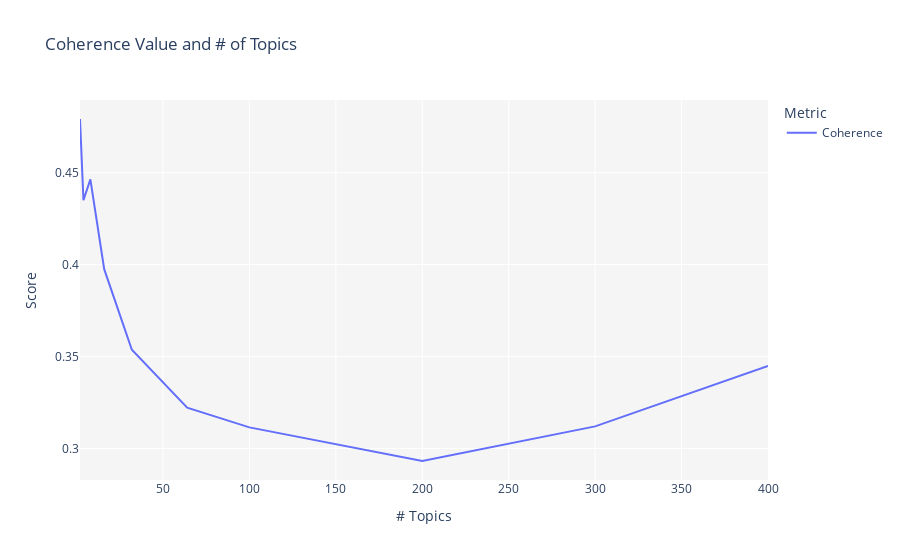

Write notebook code for a chart like this one.
### Code cell
%time tuned_lsi = tune_model(model = 'lsi', multi_core = True)

### Figure 1 — Plotly figure (JSON) as saved in the notebook; plotly's stock layout.template omitted (floating-point values rounded to 4 significant figures)
{"data": [{"hovertemplate": "Metric=Coherence<br># Topics=%{x}<br>Score=%{y}<extra></extra>", "legendgroup": "Coherence", "line": {"color": "#636efa", "dash": "solid", "shape": "linear"}, "marker": {"symbol": "circle"}, "mode": "lines", "name": "Coherence", "orientation": "v", "showlegend": true, "type": "scatter", "x": [2, 4, 8, 16, 32, 64, 100, 200, 300, 400], "xaxis": "x", "y": [0.4792, 0.435, 0.4463, 0.3975, 0.3537, 0.3221, 0.3115, 0.2932, 0.312, 0.3449], "yaxis": "y"}], "layout": {"legend": {"title": {"text": "Metric"}, "tracegroupgap": 0}, "plot_bgcolor": "rgb(245,245,245)", "title": {"text": "Coherence Value and # of Topics"}, "xaxis": {"anchor": "y", "domain": [0, 1], "title": {"text": "# Topics"}}, "yaxis": {"anchor": "x", "domain": [0, 1], "title": {"text": "Score"}}}}
